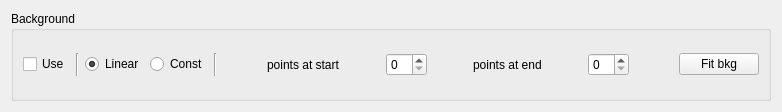
<?xml version="1.0" encoding="UTF-8"?>
<ui version="4.0">
 <class>linearBackground</class>
 <widget class="QWidget" name="linearBackground">
  <property name="geometry">
   <rect>
    <x>0</x>
    <y>0</y>
    <width>782</width>
    <height>112</height>
   </rect>
  </property>
  <property name="windowTitle">
   <string>Background handling</string>
  </property>
  <layout class="QGridLayout" name="gridLayout_2">
   <item row="0" column="0">
    <widget class="QGroupBox" name="groupBox">
     <property name="title">
      <string>Background</string>
     </property>
     <layout class="QGridLayout" name="gridLayout">
      <item row="0" column="0">
       <layout class="QHBoxLayout" name="horizontalLayout">
        <item>
         <widget class="QCheckBox" name="useBkg">
          <property name="text">
           <string>Use</string>
          </property>
         </widget>
        </item>
        <item>
         <widget class="Line" name="line">
          <property name="orientation">
           <enum>Qt::Vertical</enum>
          </property>
         </widget>
        </item>
        <item>
         <widget class="QRadioButton" name="linearBkg">
          <property name="text">
           <string>Linear</string>
          </property>
          <property name="checked">
           <bool>true</bool>
          </property>
         </widget>
        </item>
        <item>
         <widget class="QRadioButton" name="constBkg">
          <property name="text">
           <string>Const</string>
          </property>
         </widget>
        </item>
        <item>
         <widget class="Line" name="line_2">
          <property name="orientation">
           <enum>Qt::Vertical</enum>
          </property>
         </widget>
        </item>
        <item>
         <spacer name="horizontalSpacer_5">
          <property name="orientation">
           <enum>Qt::Horizontal</enum>
          </property>
          <property name="sizeHint" stdset="0">
           <size>
            <width>40</width>
            <height>20</height>
           </size>
          </property>
         </spacer>
        </item>
        <item>
         <layout class="QVBoxLayout" name="verticalLayout_4">
          <item>
           <layout class="QHBoxLayout" name="horizontalLayout_8">
            <item>
             <widget class="QLabel" name="label_6">
              <property name="text">
               <string>points at start</string>
              </property>
             </widget>
            </item>
            <item>
             <spacer name="horizontalSpacer_3">
              <property name="orientation">
               <enum>Qt::Horizontal</enum>
              </property>
              <property name="sizeHint" stdset="0">
               <size>
                <width>40</width>
                <height>20</height>
               </size>
              </property>
             </spacer>
            </item>
            <item>
             <widget class="QSpinBox" name="bkgStartPointsSB"/>
            </item>
            <item>
             <layout class="QHBoxLayout" name="horizontalLayout_10">
              <item>
               <spacer name="horizontalSpacer">
                <property name="orientation">
                 <enum>Qt::Horizontal</enum>
                </property>
                <property name="sizeHint" stdset="0">
                 <size>
                  <width>40</width>
                  <height>20</height>
                 </size>
                </property>
               </spacer>
              </item>
              <item>
               <widget class="QLabel" name="label_7">
                <property name="text">
                 <string>points at end</string>
                </property>
               </widget>
              </item>
              <item>
               <spacer name="horizontalSpacer_2">
                <property name="orientation">
                 <enum>Qt::Horizontal</enum>
                </property>
                <property name="sizeHint" stdset="0">
                 <size>
                  <width>40</width>
                  <height>20</height>
                 </size>
                </property>
               </spacer>
              </item>
              <item>
               <widget class="QSpinBox" name="bkgEndPointsSB"/>
              </item>
             </layout>
            </item>
           </layout>
          </item>
         </layout>
        </item>
        <item>
         <spacer name="horizontalSpacer_4">
          <property name="orientation">
           <enum>Qt::Horizontal</enum>
          </property>
          <property name="sizeHint" stdset="0">
           <size>
            <width>40</width>
            <height>20</height>
           </size>
          </property>
         </spacer>
        </item>
        <item>
         <widget class="QPushButton" name="fitBkg">
          <property name="text">
           <string>Fit bkg</string>
          </property>
         </widget>
        </item>
       </layout>
      </item>
     </layout>
    </widget>
   </item>
  </layout>
 </widget>
 <resources/>
 <connections/>
</ui>
